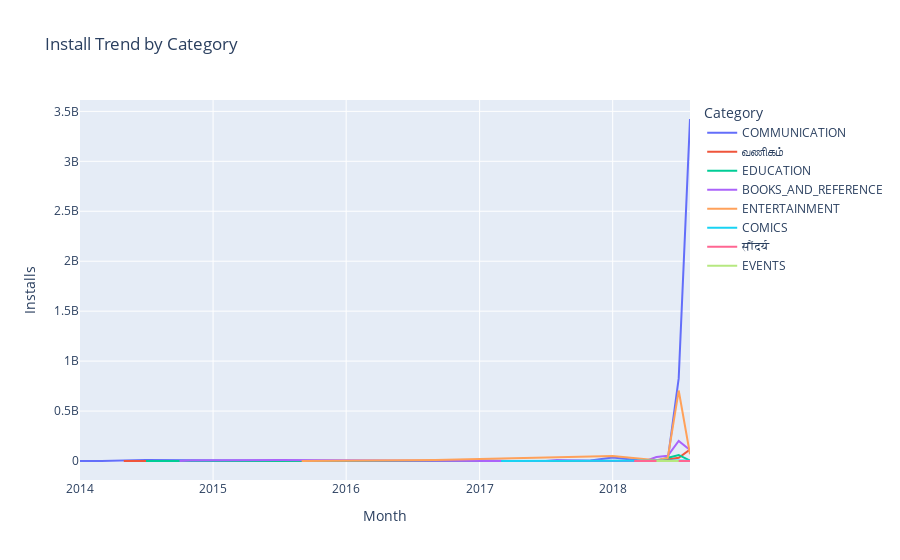

Here is the notebook cell this chart was saved with:
### Code cell
import pandas as pd
import numpy as np
import plotly.express as px
from datetime import datetime
import pytz

# -----------------------------
# LOAD DATA
# -----------------------------
df = pd.read_csv("Play Store Data.csv")   # change filename if needed

# -----------------------------
# DATA CLEANING
# -----------------------------
df['Last Updated'] = pd.to_datetime(df['Last Updated'], errors='coerce')
df['Reviews'] = pd.to_numeric(df['Reviews'], errors='coerce')

# Clean Installs column (remove + and ,)
df['Installs'] = (
    df['Installs']
    .astype(str)
    .str.replace('+','')
    .str.replace(',','')
)
df['Installs'] = pd.to_numeric(df['Installs'], errors='coerce')

df = df.dropna(subset=['Last Updated','Installs','Reviews'])

# -----------------------------
# FILTER CONDITIONS
# -----------------------------

# category starts with E, C, B
df = df[df['Category'].str.startswith(('E','C','B'), na=False)]

# app name not starting with x y z
df = df[~df['App'].str.lower().str.startswith(('x','y','z'))]

# app name should NOT contain letter "s"
df = df[~df['App'].str.contains('s', case=False, na=False)]

# reviews more than 500
df = df[df['Reviews'] > 500]

# -----------------------------
# CATEGORY TRANSLATION
# -----------------------------
category_map = {
    "BEAUTY": "सौंदर्य",      # Hindi
    "BUSINESS": "வணிகம்",     # Tamil
    "DATING": "Dating_DE"     # German placeholder
}

df['Category'] = df['Category'].replace(category_map)

# -----------------------------
# TIME SERIES PREPARATION
# -----------------------------
df['Month'] = df['Last Updated'].dt.to_period('M').dt.to_timestamp()

monthly = df.groupby(['Month','Category'])['Installs'].sum().reset_index()
monthly = monthly.sort_values('Month')

# -----------------------------
# MONTH OVER MONTH GROWTH
# -----------------------------
monthly['MoM_Growth'] = monthly.groupby('Category')['Installs'].pct_change()

# growth > 20%
growth_df = monthly[monthly['MoM_Growth'] > 0.20]

# -----------------------------
# TIME WINDOW CHECK (6–9 PM IST)
# -----------------------------
ist = pytz.timezone("Asia/Kolkata")
current_time = datetime.now(ist)

if not (18 <= current_time.hour < 21):
    print("Graph hidden — only visible between 6 PM and 9 PM IST")

else:
    # -----------------------------
    # PLOT
    # -----------------------------
    fig = px.line(
        monthly,
        x="Month",
        y="Installs",
        color="Category",
        title="Install Trend by Category"
    )

    # highlight >20% growth
    for _, row in growth_df.iterrows():
        fig.add_vrect(
            x0=row['Month'],
            x1=row['Month'],
            line_width=0,
            fillcolor="green",
            opacity=0.25
        )

    fig.show()

### Figure 1 — Plotly figure (JSON) as saved in the notebook; plotly's stock layout.template omitted (floating-point values rounded to 4 significant figures)
{"data": [{"hovertemplate": "Category=COMMUNICATION<br>Month=%{x}<br>Installs=%{y}<extra></extra>", "legendgroup": "COMMUNICATION", "line": {"color": "#636efa", "dash": "solid"}, "marker": {"symbol": "circle"}, "mode": "lines", "name": "COMMUNICATION", "orientation": "v", "showlegend": true, "type": "scatter", "x": ["2014-01-01T00:00:00.000000000", "2014-03-01T00:00:00.000000000", "2014-07-01T00:00:00.000000000", "2015-03-01T00:00:00.000000000", "2015-08-01T00:00:00.000000000", "2016-06-01T00:00:00.000000000", "2016-07-01T00:00:00.000000000", "2016-09-01T00:00:00.000000000", "2016-11-01T00:00:00.000000000", "2017-04-01T00:00:00.000000000", "2017-09-01T00:00:00.000000000", "2017-11-01T00:00:00.000000000", "2018-01-01T00:00:00.000000000", "2018-03-01T00:00:00.000000000", "2018-04-01T00:00:00.000000000", "2018-05-01T00:00:00.000000000", "2018-06-01T00:00:00.000000000", "2018-07-01T00:00:00.000000000", "2018-08-01T00:00:00.000000000"], "xaxis": "x", "y": [100000.0, 100000.0, 10000000.0, 1000000.0, 2000000.0, 1000000.0, 110000.0, 1000000.0, 11000000.0, 100000.0, 50000.0, 5000000.0, 36000000.0, 10100000.0, 1000000.0, 5000000.0, 11100000.0, 826700000.0, 3424000000.0], "yaxis": "y"}, {"hovertemplate": "Category=வணிகம்<br>Month=%{x}<br>Installs=%{y}<extra></extra>", "legendgroup": "வணிகம்", "line": {"color": "#EF553B", "dash": "solid"}, "marker": {"symbol": "circle"}, "mode": "lines", "name": "வணிகம்", "orientation": "v", "showlegend": true, "type": "scatter", "x": ["2014-05-01T00:00:00.000000000", "2015-09-01T00:00:00.000000000", "2016-02-01T00:00:00.000000000", "2016-03-01T00:00:00.000000000", "2017-09-01T00:00:00.000000000", "2017-11-01T00:00:00.000000000", "2017-12-01T00:00:00.000000000", "2018-02-01T00:00:00.000000000", "2018-05-01T00:00:00.000000000", "2018-06-01T00:00:00.000000000", "2018-07-01T00:00:00.000000000", "2018-08-01T00:00:00.000000000"], "xaxis": "x", "y": [100000.0, 100000.0, 10000.0, 1000000.0, 1000000.0, 500000.0, 1001000.0, 1000000.0, 100000.0, 15200000.0, 32100000.0, 115200000.0], "yaxis": "y"}, {"hovertemplate": "Category=EDUCATION<br>Month=%{x}<br>Installs=%{y}<extra></extra>", "legendgroup": "EDUCATION", "line": {"color": "#00cc96", "dash": "solid"}, "marker": {"symbol": "circle"}, "mode": "lines", "name": "EDUCATION", "orientation": "v", "showlegend": true, "type": "scatter", "x": ["2014-07-01T00:00:00.000000000", "2015-01-01T00:00:00.000000000", "2015-06-01T00:00:00.000000000", "2015-08-01T00:00:00.000000000", "2016-09-01T00:00:00.000000000", "2016-12-01T00:00:00.000000000", "2017-08-01T00:00:00.000000000", "2017-10-01T00:00:00.000000000", "2017-12-01T00:00:00.000000000", "2018-05-01T00:00:00.000000000", "2018-07-01T00:00:00.000000000", "2018-08-01T00:00:00.000000000"], "xaxis": "x", "y": [10000.0, 100000.0, 1000000.0, 1000000.0, 1000000.0, 100000.0, 1000000.0, 1000000.0, 3000000.0, 2100000.0, 60600000.0, 3000000.0], "yaxis": "y"}, {"hovertemplate": "Category=BOOKS_AND_REFERENCE<br>Month=%{x}<br>Installs=%{y}<extra></extra>", "legendgroup": "BOOKS_AND_REFERENCE", "line": {"color": "#ab63fa", "dash": "solid"}, "marker": {"symbol": "circle"}, "mode": "lines", "name": "BOOKS_AND_REFERENCE", "orientation": "v", "showlegend": true, "type": "scatter", "x": ["2014-10-01T00:00:00.000000000", "2014-11-01T00:00:00.000000000", "2015-07-01T00:00:00.000000000", "2016-06-01T00:00:00.000000000", "2016-08-01T00:00:00.000000000", "2017-02-01T00:00:00.000000000", "2017-04-01T00:00:00.000000000", "2017-05-01T00:00:00.000000000", "2017-07-01T00:00:00.000000000", "2017-08-01T00:00:00.000000000", "2017-11-01T00:00:00.000000000", "2018-04-01T00:00:00.000000000", "2018-05-01T00:00:00.000000000", "2018-06-01T00:00:00.000000000", "2018-07-01T00:00:00.000000000", "2018-08-01T00:00:00.000000000"], "xaxis": "x", "y": [500000.0, 5000000.0, 10000000.0, 60000.0, 100000.0, 100000.0, 1000000.0, 100000.0, 100000.0, 10010000.0, 2000000.0, 1050000.0, 40600000.0, 52100000.0, 201600000.0, 110000000.0], "yaxis": "y"}, {"hovertemplate": "Category=ENTERTAINMENT<br>Month=%{x}<br>Installs=%{y}<extra></extra>", "legendgroup": "ENTERTAINMENT", "line": {"color": "#FFA15A", "dash": "solid"}, "marker": {"symbol": "circle"}, "mode": "lines", "name": "ENTERTAINMENT", "orientation": "v", "showlegend": true, "type": "scatter", "x": ["2015-09-01T00:00:00.000000000", "2016-04-01T00:00:00.000000000", "2016-09-01T00:00:00.000000000", "2018-01-01T00:00:00.000000000", "2018-03-01T00:00:00.000000000", "2018-05-01T00:00:00.000000000", "2018-06-01T00:00:00.000000000", "2018-07-01T00:00:00.000000000", "2018-08-01T00:00:00.000000000"], "xaxis": "x", "y": [1000000.0, 10000000.0, 10000000.0, 50000000.0, 30000000.0, 7000000.0, 31100000.0, 705300000.0, 67200000.0], "yaxis": "y"}, {"hovertemplate": "Category=COMICS<br>Month=%{x}<br>Installs=%{y}<extra></extra>", "legendgroup": "COMICS", "line": {"color": "#19d3f3", "dash": "solid"}, "marker": {"symbol": "circle"}, "mode": "lines", "name": "COMICS", "orientation": "v", "showlegend": true, "type": "scatter", "x": ["2017-03-01T00:00:00.000000000", "2018-05-01T00:00:00.000000000", "2018-07-01T00:00:00.000000000", "2018-08-01T00:00:00.000000000"], "xaxis": "x", "y": [100000.0, 200000.0, 6000000.0, 5050000.0], "yaxis": "y"}, {"hovertemplate": "Category=सौंदर्य<br>Month=%{x}<br>Installs=%{y}<extra></extra>", "legendgroup": "सौंदर्य", "line": {"color": "#FF6692", "dash": "solid"}, "marker": {"symbol": "circle"}, "mode": "lines", "name": "सौंदर्य", "orientation": "v", "showlegend": true, "type": "scatter", "x": ["2018-03-01T00:00:00.000000000", "2018-06-01T00:00:00.000000000", "2018-07-01T00:00:00.000000000", "2018-08-01T00:00:00.000000000"], "xaxis": "x", "y": [5000.0, 1000000.0, 1000000.0, 100000.0], "yaxis": "y"}, {"hovertemplate": "Category=EVENTS<br>Month=%{x}<br>Installs=%{y}<extra></extra>", "legendgroup": "EVENTS", "line": {"color": "#B6E880", "dash": "solid"}, "marker": {"symbol": "circle"}, "mode": "lines", "name": "EVENTS", "orientation": "v", "showlegend": true, "type": "scatter", "x": ["2018-05-01T00:00:00.000000000", "2018-06-01T00:00:00.000000000", "2018-07-01T00:00:00.000000000"], "xaxis": "x", "y": [10000.0, 500000.0, 1100000.0], "yaxis": "y"}], "layout": {"legend": {"title": {"text": "Category"}, "tracegroupgap": 0}, "shapes": [{"fillcolor": "green", "line": {"width": 0}, "opacity": 0.25, "type": "rect", "x0": "2014-07-01T00:00:00", "x1": "2014-07-01T00:00:00", "xref": "x", "y0": 0, "y1": 1, "yref": "y domain"}, {"fillcolor": "green", "line": {"width": 0}, "opacity": 0.25, "type": "rect", "x0": "2014-11-01T00:00:00", "x1": "2014-11-01T00:00:00", "xref": "x", "y0": 0, "y1": 1, "yref": "y domain"}, {"fillcolor": "green", "line": {"width": 0}, "opacity": 0.25, "type": "rect", "x0": "2015-01-01T00:00:00", "x1": "2015-01-01T00:00:00", "xref": "x", "y0": 0, "y1": 1, "yref": "y domain"}, {"fillcolor": "green", "line": {"width": 0}, "opacity": 0.25, "type": "rect", "x0": "2015-06-01T00:00:00", "x1": "2015-06-01T00:00:00", "xref": "x", "y0": 0, "y1": 1, "yref": "y domain"}, {"fillcolor": "green", "line": {"width": 0}, "opacity": 0.25, "type": "rect", "x0": "2015-07-01T00:00:00", "x1": "2015-07-01T00:00:00", "xref": "x", "y0": 0, "y1": 1, "yref": "y domain"}, {"fillcolor": "green", "line": {"width": 0}, "opacity": 0.25, "type": "rect", "x0": "2015-08-01T00:00:00", "x1": "2015-08-01T00:00:00", "xref": "x", "y0": 0, "y1": 1, "yref": "y domain"}, {"fillcolor": "green", "line": {"width": 0}, "opacity": 0.25, "type": "rect", "x0": "2016-03-01T00:00:00", "x1": "2016-03-01T00:00:00", "xref": "x", "y0": 0, "y1": 1, "yref": "y domain"}, {"fillcolor": "green", "line": {"width": 0}, "opacity": 0.25, "type": "rect", "x0": "2016-04-01T00:00:00", "x1": "2016-04-01T00:00:00", "xref": "x", "y0": 0, "y1": 1, "yref": "y domain"}, {"fillcolor": "green", "line": {"width": 0}, "opacity": 0.25, "type": "rect", "x0": "2016-08-01T00:00:00", "x1": "2016-08-01T00:00:00", "xref": "x", "y0": 0, "y1": 1, "yref": "y domain"}, {"fillcolor": "green", "line": {"width": 0}, "opacity": 0.25, "type": "rect", "x0": "2016-09-01T00:00:00", "x1": "2016-09-01T00:00:00", "xref": "x", "y0": 0, "y1": 1, "yref": "y domain"}, {"fillcolor": "green", "line": {"width": 0}, "opacity": 0.25, "type": "rect", "x0": "2016-11-01T00:00:00", "x1": "2016-11-01T00:00:00", "xref": "x", "y0": 0, "y1": 1, "yref": "y domain"}, {"fillcolor": "green", "line": {"width": 0}, "opacity": 0.25, "type": "rect", "x0": "2017-04-01T00:00:00", "x1": "2017-04-01T00:00:00", "xref": "x", "y0": 0, "y1": 1, "yref": "y domain"}, {"fillcolor": "green", "line": {"width": 0}, "opacity": 0.25, "type": "rect", "x0": "2017-08-01T00:00:00", "x1": "2017-08-01T00:00:00", "xref": "x", "y0": 0, "y1": 1, "yref": "y domain"}, {"fillcolor": "green", "line": {"width": 0}, "opacity": 0.25, "type": "rect", "x0": "2017-08-01T00:00:00", "x1": "2017-08-01T00:00:00", "xref": "x", "y0": 0, "y1": 1, "yref": "y domain"}, {"fillcolor": "green", "line": {"width": 0}, "opacity": 0.25, "type": "rect", "x0": "2017-11-01T00:00:00", "x1": "2017-11-01T00:00:00", "xref": "x", "y0": 0, "y1": 1, "yref": "y domain"}, {"fillcolor": "green", "line": {"width": 0}, "opacity": 0.25, "type": "rect", "x0": "2017-12-01T00:00:00", "x1": "2017-12-01T00:00:00", "xref": "x", "y0": 0, "y1": 1, "yref": "y domain"}, {"fillcolor": "green", "line": {"width": 0}, "opacity": 0.25, "type": "rect", "x0": "2017-12-01T00:00:00", "x1": "2017-12-01T00:00:00", "xref": "x", "y0": 0, "y1": 1, "yref": "y domain"}, {"fillcolor": "green", "line": {"width": 0}, "opacity": 0.25, "type": "rect", "x0": "2018-01-01T00:00:00", "x1": "2018-01-01T00:00:00", "xref": "x", "y0": 0, "y1": 1, "yref": "y domain"}, {"fillcolor": "green", "line": {"width": 0}, "opacity": 0.25, "type": "rect", "x0": "2018-01-01T00:00:00", "x1": "2018-01-01T00:00:00", "xref": "x", "y0": 0, "y1": 1, "yref": "y domain"}, {"fillcolor": "green", "line": {"width": 0}, "opacity": 0.25, "type": "rect", "x0": "2018-05-01T00:00:00", "x1": "2018-05-01T00:00:00", "xref": "x", "y0": 0, "y1": 1, "yref": "y domain"}, {"fillcolor": "green", "line": {"width": 0}, "opacity": 0.25, "type": "rect", "x0": "2018-05-01T00:00:00", "x1": "2018-05-01T00:00:00", "xref": "x", "y0": 0, "y1": 1, "yref": "y domain"}, {"fillcolor": "green", "line": {"width": 0}, "opacity": 0.25, "type": "rect", "x0": "2018-05-01T00:00:00", "x1": "2018-05-01T00:00:00", "xref": "x", "y0": 0, "y1": 1, "yref": "y domain"}, {"fillcolor": "green", "line": {"width": 0}, "opacity": 0.25, "type": "rect", "x0": "2018-06-01T00:00:00", "x1": "2018-06-01T00:00:00", "xref": "x", "y0": 0, "y1": 1, "yref": "y domain"}, {"fillcolor": "green", "line": {"width": 0}, "opacity": 0.25, "type": "rect", "x0": "2018-06-01T00:00:00", "x1": "2018-06-01T00:00:00", "xref": "x", "y0": 0, "y1": 1, "yref": "y domain"}, {"fillcolor": "green", "line": {"width": 0}, "opacity": 0.25, "type": "rect", "x0": "2018-06-01T00:00:00", "x1": "2018-06-01T00:00:00", "xref": "x", "y0": 0, "y1": 1, "yref": "y domain"}, {"fillcolor": "green", "line": {"width": 0}, "opacity": 0.25, "type": "rect", "x0": "2018-06-01T00:00:00", "x1": "2018-06-01T00:00:00", "xref": "x", "y0": 0, "y1": 1, "yref": "y domain"}, {"fillcolor": "green", "line": {"width": 0}, "opacity": 0.25, "type": "rect", "x0": "2018-06-01T00:00:00", "x1": "2018-06-01T00:00:00", "xref": "x", "y0": 0, "y1": 1, "yref": "y domain"}, {"fillcolor": "green", "line": {"width": 0}, "opacity": 0.25, "type": "rect", "x0": "2018-06-01T00:00:00", "x1": "2018-06-01T00:00:00", "xref": "x", "y0": 0, "y1": 1, "yref": "y domain"}, {"fillcolor": "green", "line": {"width": 0}, "opacity": 0.25, "type": "rect", "x0": "2018-07-01T00:00:00", "x1": "2018-07-01T00:00:00", "xref": "x", "y0": 0, "y1": 1, "yref": "y domain"}, {"fillcolor": "green", "line": {"width": 0}, "opacity": 0.25, "type": "rect", "x0": "2018-07-01T00:00:00", "x1": "2018-07-01T00:00:00", "xref": "x", "y0": 0, "y1": 1, "yref": "y domain"}, {"fillcolor": "green", "line": {"width": 0}, "opacity": 0.25, "type": "rect", "x0": "2018-07-01T00:00:00", "x1": "2018-07-01T00:00:00", "xref": "x", "y0": 0, "y1": 1, "yref": "y domain"}, {"fillcolor": "green", "line": {"width": 0}, "opacity": 0.25, "type": "rect", "x0": "2018-07-01T00:00:00", "x1": "2018-07-01T00:00:00", "xref": "x", "y0": 0, "y1": 1, "yref": "y domain"}, {"fillcolor": "green", "line": {"width": 0}, "opacity": 0.25, "type": "rect", "x0": "2018-07-01T00:00:00", "x1": "2018-07-01T00:00:00", "xref": "x", "y0": 0, "y1": 1, "yref": "y domain"}, {"fillcolor": "green", "line": {"width": 0}, "opacity": 0.25, "type": "rect", "x0": "2018-07-01T00:00:00", "x1": "2018-07-01T00:00:00", "xref": "x", "y0": 0, "y1": 1, "yref": "y domain"}, {"fillcolor": "green", "line": {"width": 0}, "opacity": 0.25, "type": "rect", "x0": "2018-07-01T00:00:00", "x1": "2018-07-01T00:00:00", "xref": "x", "y0": 0, "y1": 1, "yref": "y domain"}, {"fillcolor": "green", "line": {"width": 0}, "opacity": 0.25, "type": "rect", "x0": "2018-08-01T00:00:00", "x1": "2018-08-01T00:00:00", "xref": "x", "y0": 0, "y1": 1, "yref": "y domain"}, {"fillcolor": "green", "line": {"width": 0}, "opacity": 0.25, "type": "rect", "x0": "2018-08-01T00:00:00", "x1": "2018-08-01T00:00:00", "xref": "x", "y0": 0, "y1": 1, "yref": "y domain"}], "title": {"text": "Install Trend by Category"}, "xaxis": {"anchor": "y", "domain": [0, 1], "title": {"text": "Month"}}, "yaxis": {"anchor": "x", "domain": [0, 1], "title": {"text": "Installs"}}}}
